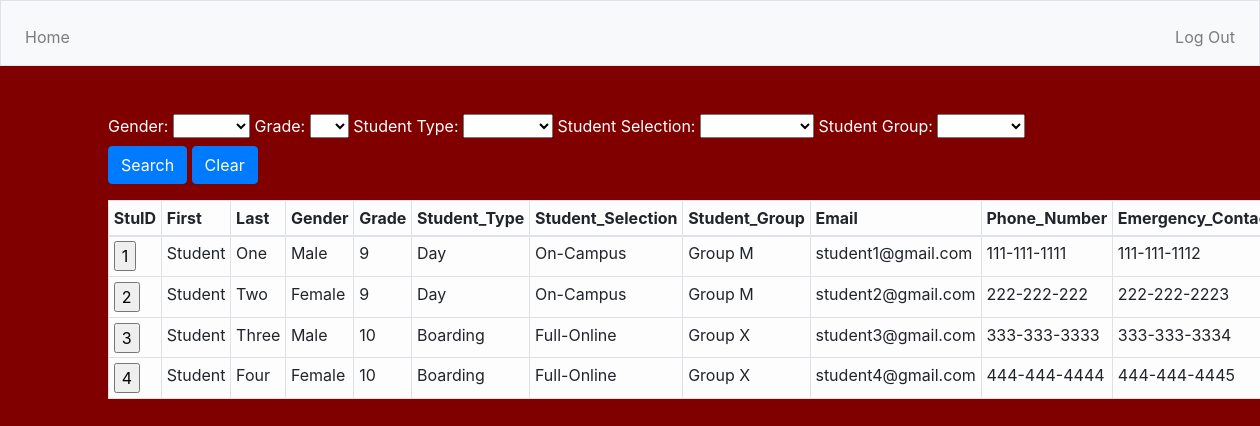
Page /stuinfo (signed in) on the committed database.
### tables this page shows
CREATE TABLE 'student_information' ('StuID' integer, 'First_Name' varchar(100) NOT NULL, 'Last_Name' varchar(100) NOT NULL, 'Gender' varchar(10) NOT NULL, 'Grade' integer NOT NULL, 'Student_Type' varchar(10) NOT NULL, 'Student_Selection' varchar(15) NOT NULL, 'Student_Group' varchar(10) NOT NULL, 'Email' varchar(100) NOT NULL, 'Phone_Number' varchar(15) NOT NULL, 'Emergency_Phone_Number' varchar(15) NOT NULL);

### application.py (the view, shortened to what this page needs)
@app.route("/stuinfo", methods=["GET", "POST"])
@login_required
def stuinfo():
    LQS = "SELECT * FROM student_information"
    eq = LQS.count("=")
    if request.method == "GET":
        rows = db.execute("SELECT * FROM student_information")
        return render_template("stuinfo.html", rows=rows)

### application.py (called while the page is built)
@app.after_request
def after_request(response):
    response.headers["Cache-Control"] = "no-cache, no-store, must-revalidate"
    response.headers["Expires"] = 0
    response.headers["Pragma"] = "no-cache"
    return response

### helpers.py (called while the page is built)
def login_required(f):
    @wraps(f)
    def decorated_function(*args, **kwargs):
        if session.get("user_id") is None:
            return redirect("/login")
        return f(*args, **kwargs)
    return decorated_function

### templates/stuinfo.html (shortened to what this page needs)
{% extends "layout.html" %}
{% block main %}
    <body class="color">
        <div class="d-block w-auto">
            <form action="/stuinfo" method="post">
                <label for="Gender" class="white">Gender:</label>
                <select name="Gender" id="Gender">
                    <option value=""></option>
                    <option value="Male">Male</option>
                </select>
                <label for="Grade" class="white">Grade:</label>
                <select name="Grade" id="Grade">
                    <option value=""></option>
                    <option value="9">9</option>
                </select>
                <label for="Student Type" class="white">Student Type:</label>
                <select name="Student_Type" id="Student_Type">
                    <option value=""></option>
                    <option value="Day">Day</option>
                </select>
                <label for="Student Selection" class="white">Student Selection:</label>
                <select name="Student_Selection" id="Student_Selection">
                    <option value=""></option>
                    <option value="Full-Online">Full-Online</option>
                </select>
                <label for="Group" class="white">Student Group:</label>
                <select name="Student_Group" id="Student_Group">
                    <option value=""></option>
                    <option value="Group M">Group M</option>
                </select>
                <div class="form-group">
                    <button class="btn btn-primary" type="submit" onclick="stuinfo()">Search</button>
                    <button class="btn btn-primary" type="submit" onclick="clearStuInfo()">Clear</button>
                </div>
                <table class="table table-bordered table-light table-sm" id="myTable">
                    <thead>
                        <tr>
                            <th>StuID</th>
                            <th>First</th>
                            <th>Last</th>
                            <th>Gender</th>
                            <th>Grade</th>
                            <th>Student_Type</th>
                            <th>Student_Selection</th>
                            <th>Student_Group</th>
                            <th>Email</th>
                            <th>Phone_Number</th>
                            <th>Emergency_Contact</th>
                        </tr>
                    </thead>
                    <tbody>
                        {% for row in rows %}
                            <tr>
                                <td><input type="button" onclick="location.href='/stuCOVIDinfo/{{row.StuID}}';" value="{{ row.StuID }}"/></td>
                                <td>{{ row.First_Name }}</td>
                                <td>{{ row.Last_Name }}</td>
                                <td>{{ row.Gender }}</td>
                                <td>{{ row.Grade }}</td>
                                <td>{{ row.Student_Type }}</td>
                                <td>{{ row.Student_Selection }}</td>
                                <td>{{ row.Student_Group }}</td>
                                <td>{{ row.Email }}</td>
                                <td>{{ row.Phone_Number }}</td>
                                <td>{{ row.Emergency_Phone_Number}}</td>
                            </tr>
                        {% endfor %}
                    </tbody>
                </table>
            </form>
        </div>
    </body>
{% endblock %}

### templates/layout.html (shortened to what this page needs)
<!DOCTYPE html>
<html lang="en">
    <head>
        <link href="https://maxcdn.bootstrapcdn.com/bootstrap/4.1.3/css/bootstrap.min.css" rel="stylesheet">
        <link href="/static/styles.css" rel="stylesheet">
    </head>
    <body>
        <nav class="navbar navbar-expand-md navbar-light bg-light border">
            <div class="collapse navbar-collapse" id="navbar">
                {% if session.user_id %}
                    <ul class="navbar-nav mr-auto mt-2">
                        <li class="nav-item"><a class="nav-link" href="/">Home</a></li>
                    </ul>
                    <ul class="navbar-nav ml-auto mt-2">
                        <li class="nav-item"><a class="nav-link" href="/logout">Log Out</a></li>
                    </ul>
                {% else %}
                    <ul class="navbar-nav ml-auto mt-2">
                        <li class="nav-item"><a class="nav-link" href="/register">Register</a></li>
                        <li class="nav-item"><a class="nav-link" href="/login">Log In</a></li>
                    </ul>
                {% endif %}
            </div>
        </nav>
        <main class="container p-5">
            {% block main %}
            {% endblock %}
        </main>
    </body>
</html>

### static/styles.css (style rules this page uses)
main { margin-left: auto; }
.color { background-color: maroon; }
.white { color: white; }

### rows in the picture
student_information: StuID "1", First_Name "Student", Last_Name "One", Gender "Male", Grade "9", Student_Type "Day", Student_Selection "On-Campus", Student_Group "Group M", Email "student1@gmail.com", Phone_Number "111-111-1111", Emergency_Phone_Number "111-111-1112"
student_information: StuID "2", First_Name "Student", Last_Name "Two", Gender "Female", Grade "9", Student_Type "Day", Student_Selection "On-Campus", Student_Group "Group M", Email "student2@gmail.com", Phone_Number "222-222-222", Emergency_Phone_Number "222-222-2223"
student_information: StuID "3", First_Name "Student", Last_Name "Three", Gender "Male", Grade "10", Student_Type "Boarding", Student_Selection "Full-Online", Student_Group "Group X", Email "student3@gmail.com", Phone_Number "333-333-3333", Emergency_Phone_Number "333-333-3334"
student_information: StuID "4", First_Name "Student", Last_Name "Four", Gender "Female", Grade "10", Student_Type "Boarding", Student_Selection "Full-Online", Student_Group "Group X", Email "student4@gmail.com", Phone_Number "444-444-4444", Emergency_Phone_Number "444-444-4445"
